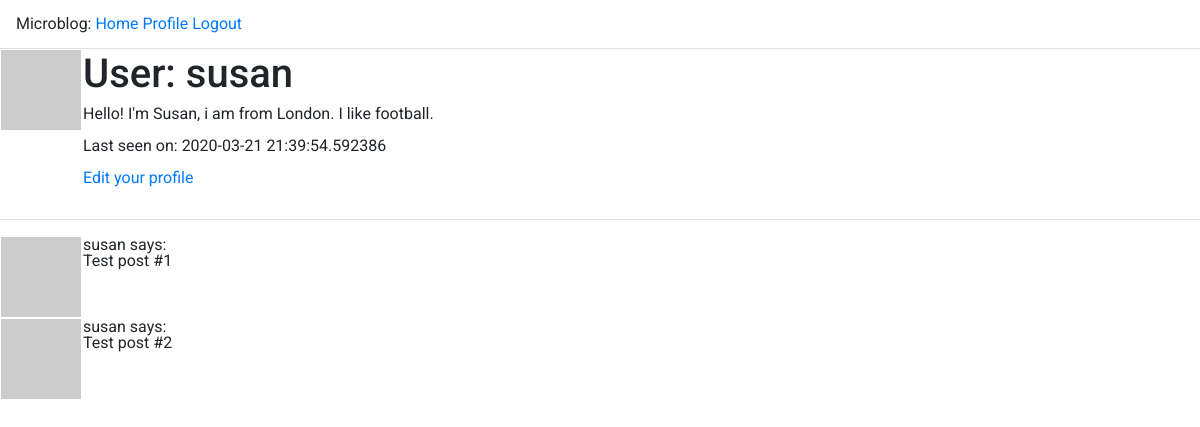
Before: /user/susan (signed in) with the older database file.
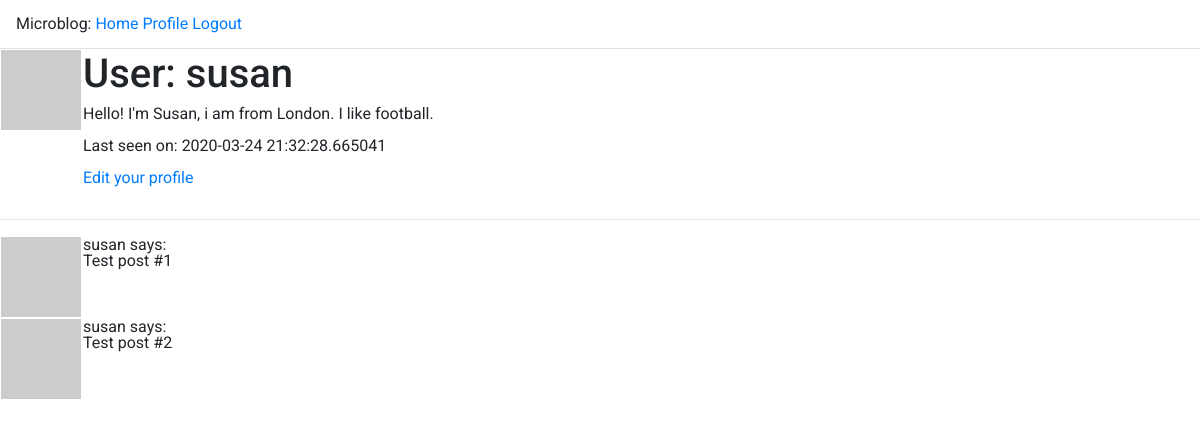
After: the same page with the newer database file.
### app/models.py (models this page shows, shortened)
class User(UserMixin, db.Model):
    id            = db.Column(db.Integer, primary_key=True)
    username      = db.Column(db.String(64), index=True, unique=True)
    email         = db.Column(db.String(120), index=True, unique=True)
    password_hash = db.Column(db.String(128))
    posts         = db.relationship('Post', backref='author', lazy='dynamic')
    about_me      = db.Column(db.String(140))
    last_seen     = db.Column(db.DateTime, default=datetime.utcnow)
    def avatar(self, size):
        digest = md5(self.email.lower().encode('utf-8')).hexdigest()
        return 'https://www.gravatar.com/avatar/{}?d=identicon&s={}'.format(
            digest, size)

### app/routes.py (the view)
@app_inst.route('/user/<username>')
@login_required
def user(username):
    user = User.query.filter_by(username=username).first_or_404()
    posts = [
        {'author': user, 'body': 'Test post #1'},
        {'author': user, 'body': 'Test post #2'}
    ]
    return render_template('user.html', user=user, posts=posts)

### app/models.py (called while the page is built)
@login.user_loader
def load_user(id):
    return User.query.get(int(id))

### app/routes.py (called while the page is built)
@app_inst.before_request
def before_request():
    if current_user.is_authenticated:
        current_user.last_seen = datetime.utcnow()
        db.session.commit()

### app/templates/user.html
{% extends "base.html" %}
{% block content %}
    <table>
        <tr valign="top">
            <td><img src="{{ user.avatar(128) }}"></td>
            <td>
                <h1>User: {{ user.username }}</h1>
                {% if user.about_me %}<p>{{ user.about_me }}</p>{% endif %}
                {% if user.last_seen %}<p>Last seen on: {{ user.last_seen }}</p>{% endif %}
                {% if user == current_user %}
                    <p><a href="{{ url_for('edit_profile') }}">Edit your profile</a></p>
                {% endif %}
            </td>
        </tr>
    </table>
    <hr>
    {% for post in posts %}
        {% include '_post.html' %}
    {% endfor %}
{% endblock %}

### app/templates/base.html (shortened to what this page needs)
<!DOCTYPE html>
<html lang="en">
    <head>
        <link rel="stylesheet" href="https://stackpath.bootstrapcdn.com/bootstrap/4.3.1/css/bootstrap.min.css">
        <link rel="stylesheet" href="../static/css/theme.css">
    </head>
    <body>
        <div class="p-3 border-bottom">
          Microblog:
          <a href="{{ url_for('index') }}">Home</a>
          {% if current_user.is_anonymous %}
          <a href="{{ url_for('login') }}">Login</a>
          <a href="{{ url_for('register') }}">Register</a>
          {% else %}
          <a href="{{ url_for('user', username=current_user.username) }}">Profile</a>
          <a href="{{ url_for('logout') }}">Logout</a>
          {% endif %}
        </div>
        {% block content %}{% endblock %}
    </body>
</html>

### app/templates/_post.html
<table>
    <tr valign="top">
        <td><img src="{{ post.author.avatar(36) }}"></td>
        <td>{{ post.author.username }} says:<br>{{ post.body }}</td>
    </tr>
</table>

### app/static/css/theme.css (style rules this page uses)
* { outline: 0; -webkit-font-smoothing: antialiased; -moz-osx-font-smoothing: grayscale; text-rendering: optimizeLegibility; }
html, body { height: 100%; width: 100%; font-family: 'Roboto', sans-serif; font-size: 16px; font-weight: 400; line-height: 1; }

Changed rows visible on the page:
changed User "susan": last_seen "2020-03-21 21:39:54.592386" → "2020-03-24 21:32:28.665041"
